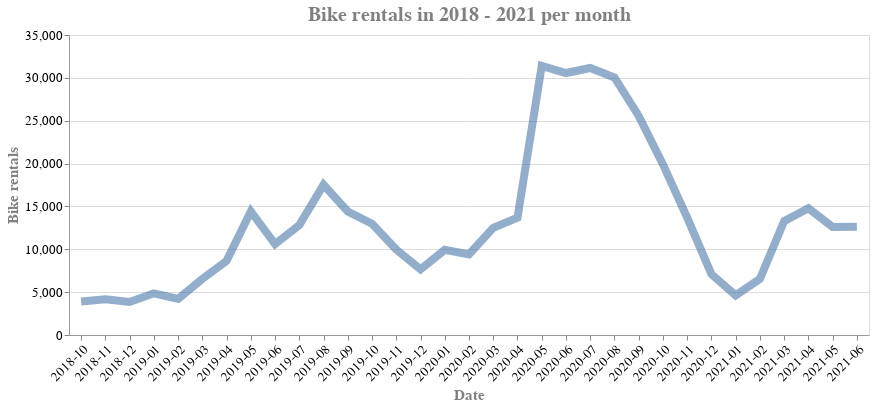

Here is the notebook cell this chart was saved with:
### Markdown cell above
# Data analysis

### Code cell
# Bike rentals in total per day
df_rentals_per_day = df.groupby("date")["rental_period"].count().reset_index().rename(columns = {"rental_period" : "rentals_per_day"})

# Bike rentals in total per month
df_rentals_per_day["formated_date"] = df_rentals_per_day["date"].dt.strftime("%Y-%m")
df_rentals_per_month = df_rentals_per_day.drop("date", axis = 1)
df_rentals_per_month = df_rentals_per_month.groupby("formated_date").sum().reset_index().rename(columns = {"rentals_per_day" : "rentals_per_month", "formated_date" : "date"})

condition = df_rentals_per_month["date"] == "2018-09" # First month is not complete - shoult be filtered out
df_rentals_per_month = df_rentals_per_month[~condition] 

# Visualisation - bike rentals per month

chart1 = alt.Chart(df_rentals_per_month).mark_line(opacity=0.6).encode(
    x = alt.X(
        "date", 
        axis=alt.Axis(title = "Date", labelAngle = -45, labelFontSize=13, titleFontSize=15, titleColor = "grey")),
    y = alt.Y(
        "rentals_per_month",
        axis=alt.Axis(title ="Bike rentals", labelFontSize=13, titleFontSize=15, titleColor = "grey")),
    tooltip= ["date", "rentals_per_month"],
    strokeWidth = alt.value(8)
).properties(
    width = 800,
    title='Bike rentals in 2018 - 2021 per month'
).configure_axis(
    domainWidth=0.8
).interactive()

chart1.configure_title(
    fontSize=20,
    font='Courier',
    align = "center",
    color='gray')

### Figure 1 — Vega-Lite specification as saved in the notebook (floating-point values rounded to 4 significant figures)
{"config": {"view": {"continuousWidth": 400, "continuousHeight": 300}, "axis": {"domainWidth": 0.8}, "title": {"align": "center", "color": "gray", "font": "Courier", "fontSize": 20}}, "data": {"name": "data-c34a38116017bf3ce9e3a387e6bdd93c"}, "mark": {"type": "line", "opacity": 0.6}, "encoding": {"strokeWidth": {"value": 8}, "tooltip": [{"field": "date", "type": "nominal"}, {"field": "rentals_per_month", "type": "quantitative"}], "x": {"axis": {"labelAngle": -45, "labelFontSize": 13, "title": "Date", "titleColor": "grey", "titleFontSize": 15}, "field": "date", "type": "nominal"}, "y": {"axis": {"labelFontSize": 13, "title": "Bike rentals", "titleColor": "grey", "titleFontSize": 15}, "field": "rentals_per_month", "type": "quantitative"}}, "selection": {"selector077": {"type": "interval", "bind": "scales", "encodings": ["x", "y"]}}, "title": "Bike rentals in 2018 - 2021 per month", "width": 800, "$schema": "https://vega.github.io/schema/vega-lite/v4.17.0.json", "datasets": {"data-c34a38116017bf3ce9e3a387e6bdd93c": [{"date": "2018-10", "rentals_per_month": 3911}, {"date": "2018-11", "rentals_per_month": 4156}, {"date": "2018-12", "rentals_per_month": 3854}, {"date": "2019-01", "rentals_per_month": 4864}, {"date": "2019-02", "rentals_per_month": 4223}, {"date": "2019-03", "rentals_per_month": 6549}, {"date": "2019-04", "rentals_per_month": 8652}, {"date": "2019-05", "rentals_per_month": 14410}, {"date": "2019-06", "rentals_per_month": 10596}, {"date": "2019-07", "rentals_per_month": 12822}, {"date": "2019-08", "rentals_per_month": 17529}, {"date": "2019-09", "rentals_per_month": 14407}, {"date": "2019-10", "rentals_per_month": 12976}, {"date": "2019-11", "rentals_per_month": 9966}, {"date": "2019-12", "rentals_per_month": 7655}, {"date": "2020-01", "rentals_per_month": 9934}, {"date": "2020-02", "rentals_per_month": 9413}, {"date": "2020-03", "rentals_per_month": 12510}, {"date": "2020-04", "rentals_per_month": 13695}, {"date": "2020-05", "rentals_per_month": 31398}, {"date": "2020-06", "rentals_per_month": 30565}, {"date": "2020-07", "rentals_per_month": 31150}, {"date": "2020-08", "rentals_per_month": 30051}, {"date": "2020-09", "rentals_per_month": 25553}, {"date": "2020-10", "rentals_per_month": 19906}, {"date": "2020-11", "rentals_per_month": 13695}, {"date": "2020-12", "rentals_per_month": 7096}, {"date": "2021-01", "rentals_per_month": 4627}, {"date": "2021-02", "rentals_per_month": 6559}, {"date": "2021-03", "rentals_per_month": 13279}, {"date": "2021-04", "rentals_per_month": 14785}, {"date": "2021-05", "rentals_per_month": 12606}, {"date": "2021-06", "rentals_per_month": 12641}]}}
